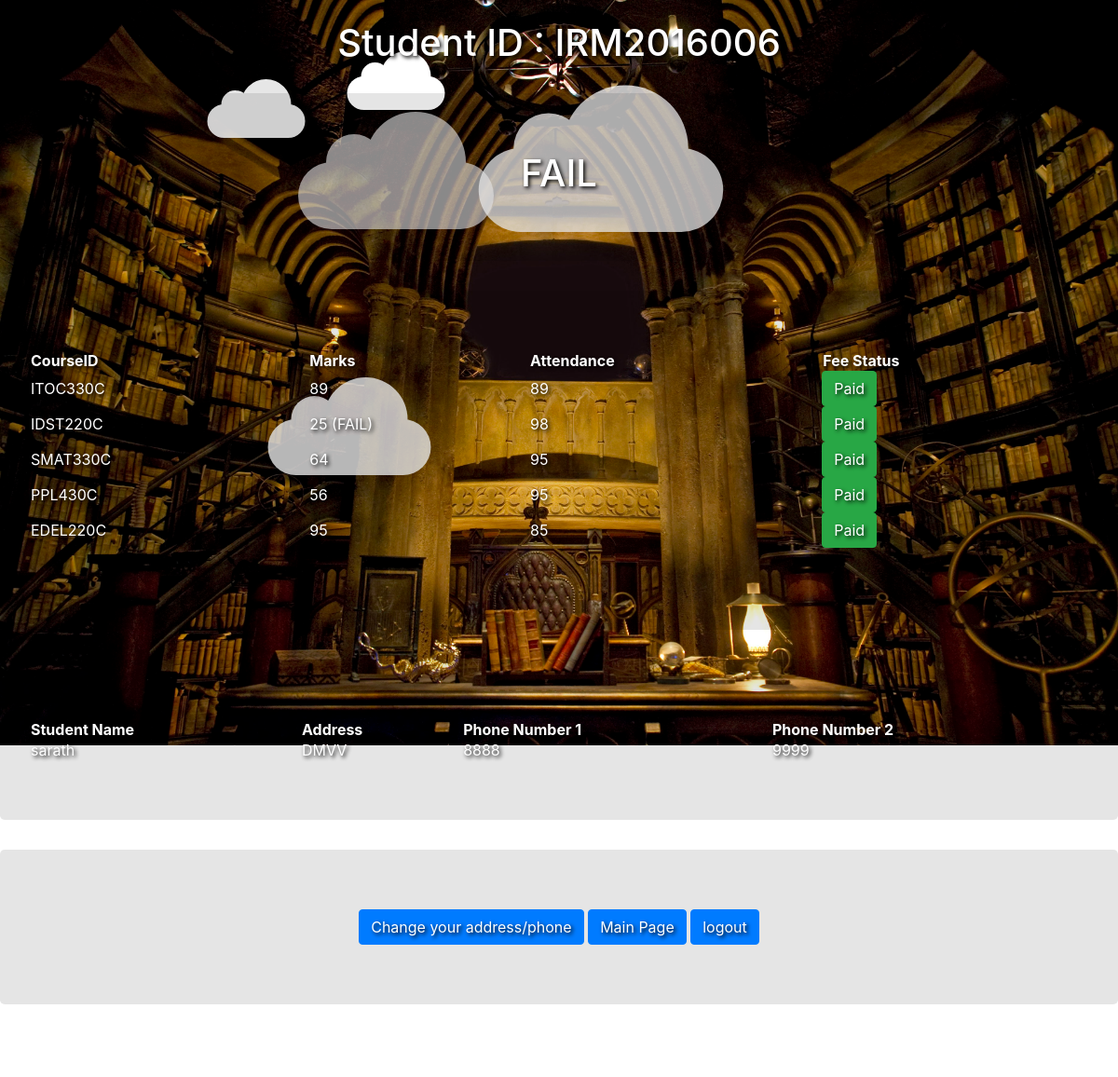
Screenshot of /showStudentDetails (signed in) with the database file from the repository.
### models.py (models this page shows, shortened)
class StudentCourse(Base):
    __tablename__='studentCourses'
    courseID = db.Column(db.String(50),ForeignKey('Courses.courseID'),primary_key=True,unique=False)
    studentID =  db.Column(db.String(50),ForeignKey('Students.ID'),primary_key=True,unique=False)
    marks = db.Column(db.Integer(),unique=False)
    attendance = db.Column(db.Integer(),unique=False)
    status = db.Column(db.Integer(),unique=False)
    Courses = relationship("Course")
    Students = relationship("Student")

class Student(Base):
    __tablename__ = 'Students'
    ID = db.Column(db.String(50), primary_key=True)
    name = db.Column(db.String(50))
    email = db.Column(db.String(120))
    password = db.Column(db.String(50))
    address = db.Column(db.String(50))
    phone1 = db.Column(db.Integer())
    phone2 = db.Column(db.Integer())

### app.py (the view)
@app.route('/showStudentDetails',methods=['POST','GET'])
def showStudentDetails():
    if request.method == 'GET' and session['inputID']:
        sessionlol=session['inputID']
        stud = Student.query.all()
        studdet = db.engine.execute("SELECT * from studentCourses where studentID='"+session['inputID']+"'")
        courses = db.engine.execute("SELECT * from studentCourses where studentID='"+session['inputID']+"'")
        cgpa = 0.0
        sum = 0.0
        tot = 0.0
        flag = 0
        for item in courses:
            print("SELECT * from Courses where courseID = course.courseID")
            actualcourse = Course.query.filter_by(courseID=item['courseID']).first()
            a = actualcourse.credits
            if item.marks<35 :
                flag = 1
            if item.attendance >= 75 and item.status == 1 :
                m = int(item.marks/10) + 1
            else :
                m = 0.0
                a = 0.0
            sum += a*m
            tot += a
        if flag == 1:
            cgpa = 0.0
        else :
            cgpa = sum/tot
        return render_template('studentdetails.html', studdet=studdet,sessionlol=session['inputID'], stud=stud,cgpa=cgpa)

### templates/studentdetails.html (shortened to what this page needs)
<link href="http://getbootstrap.com/dist/css/bootstrap.min.css" rel="stylesheet">
    <link href="http://getbootstrap.com/examples/jumbotron-narrow/jumbotron-narrow.css" rel="stylesheet">
    <link href="../static/cloud.css" rel="stylesheet">
    <link href="../static/signup.css" rel="stylesheet">
      <div id="clouds">
            <div class="cloud x1"></div>
            <div class="cloud x1_5"></div>
            <div class="cloud x2"></div>
            <div class="cloud x3"></div>
            <div class="cloud x4"></div>
            <div class="cloud x5"></div>
        </div>
<head>
<h1 style=" color: white; text-shadow: 2px 2px 4px #000000;"><center>Student ID : {{ sessionlol}}</center></h1>
     <br>
<div class="jumbotron" style="background-color: rgba(0,0,0,0.1)" >
  {% if cgpa == 0.0 %}
     <h1 style=" color: white; text-shadow: 2px 2px 4px #000000;"><center>FAIL</center></h1>
     {% else %}
     <h1 style=" color: white; text-shadow: 2px 2px 4px #000000;"><center>{{cgpa}}</center></h1>
     {% endif %}
   </div>
</head>
<body>
<div class="jumbotron" style="background-color: rgba(0,0,0,0.1)" >
 <table style = "width: 100%">
   <tr>
         <th style=" color: white; text-shadow: 2px 2px 4px #000000;">CourseID</th>
        <th style=" color: white; text-shadow: 2px 2px 4px #000000;">Marks</th>
        <th style=" color: white; text-shadow: 2px 2px 4px #000000;">Attendance</th>
        <th style=" color: white; text-shadow: 2px 2px 4px #000000;">Fee Status</th>
  </tr>
  {% for item in studdet %}
  <tr>
         <td style=" color: white; text-shadow: 2px 2px 4px #000000;">{{ item['courseID'] }} </td>
        {% if item['marks'] < 35 %}
        <td style=" color: white; text-shadow: 2px 2px 4px #000000;">{{ item['marks'] }} (FAIL)</td>
        {% else %}
        <td style=" color: white; text-shadow: 2px 2px 4px #000000;">{{ item['marks'] }} </td>
        {% endif %}
        <td style=" color: white; text-shadow: 2px 2px 4px #000000;">{{ item['attendance'] }} </td>
        {% if item['status'] == 0 %}
        <td class="btn btn-danger" style=" color: white; text-shadow: 2px 2px 4px #000000;">Not Paid </td>
        {% else %}
        <td class="btn btn-success" style=" color: white; text-shadow: 2px 2px 4px #000000;">Paid </td>
        {% endif %}
  </tr>
{% endfor %}
</table>
<br>
</div>
<div class="jumbotron" style="background-color: rgba(0,0,0,0.1)" >
<table style = "width: 100%">
   <tr>
        <th style=" color: white; text-shadow: 2px 2px 4px #000000;">Student Name</th>
        <th style=" color: white; text-shadow: 2px 2px 4px #000000;">Address</th>
        <th style=" color: white; text-shadow: 2px 2px 4px #000000;">Phone Number 1</th>
        <th style=" color: white; text-shadow: 2px 2px 4px #000000;">Phone Number 2</th>
  </tr>
  {% for i in stud %}
  {% if i['ID'] == sessionlol %}
  <tr>
        <td style=" color: white; text-shadow: 2px 2px 4px #000000;"> {{ i['name'] }} </td>
        <td style=" color: white; text-shadow: 2px 2px 4px #000000;"> {{ i['address'] }} </td>
        <td style=" color: white; text-shadow: 2px 2px 4px #000000;"> {{ i['phone1'] }} </td>
        <td style=" color: white; text-shadow: 2px 2px 4px #000000;"> {{ i['phone2'] }} </td>
    </tr>
    {% endif %}
{% endfor %}
</table>
</div>
            <div class="jumbotron" style="background-color: rgba(0,0,0,0.1)" >
             <center> <a style="text-shadow: 2px 2px 4px #000000;" class="btn btn-primary" href="{{ url_for('changeStudentDetails') }}" role="button">Change your address/phone</a>
      <a style="text-shadow: 2px 2px 4px #000000;" class="btn btn-primary" href="{{ url_for('main') }}" role="button">Main Page</a>
        <a style="text-shadow: 2px 2px 4px #000000;" class="btn btn-primary" href="{{ url_for('studentLogout') }}" role="button" > logout</a></center>
      </div>
      </body>

### static/signup.css (style rules this page uses)
body { padding-top: 40px; padding-bottom: 40px; }

### templates/studentdetails.html (style rules this page uses)
body { width: 100%; height: 100%; max-height: 100%; margin: 0; padding: 0; background-image: url('../static/img4.jpg'); background-size:100% 100%; background-repeat: no-repeat; }

### rows the page displays
StudentCourse: courseID "ITOC330C", marks "89", attendance "89", status "Paid"
StudentCourse: courseID "IDST220C", marks "25", attendance "98", status "Paid"
StudentCourse: courseID "SMAT330C", marks "64", attendance "95", status "Paid"
StudentCourse: courseID "PPL430C", marks "56", attendance "95", status "Paid"
StudentCourse: courseID "EDEL220C", marks "95", attendance "85", status "Paid"
Student: name "sarath", address "DMVV", phone1 "8888", phone2 "9999"

### other values shown
{{ sessionlol }} "IRM2016006"
